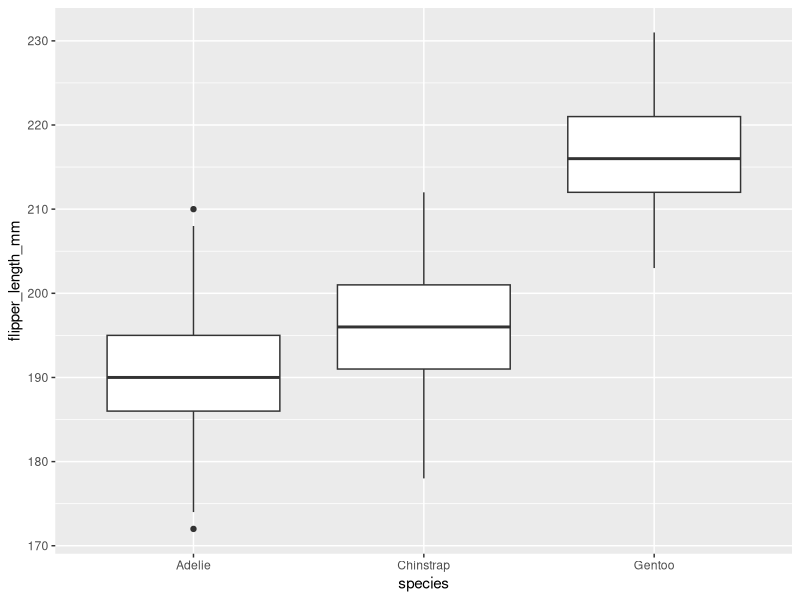
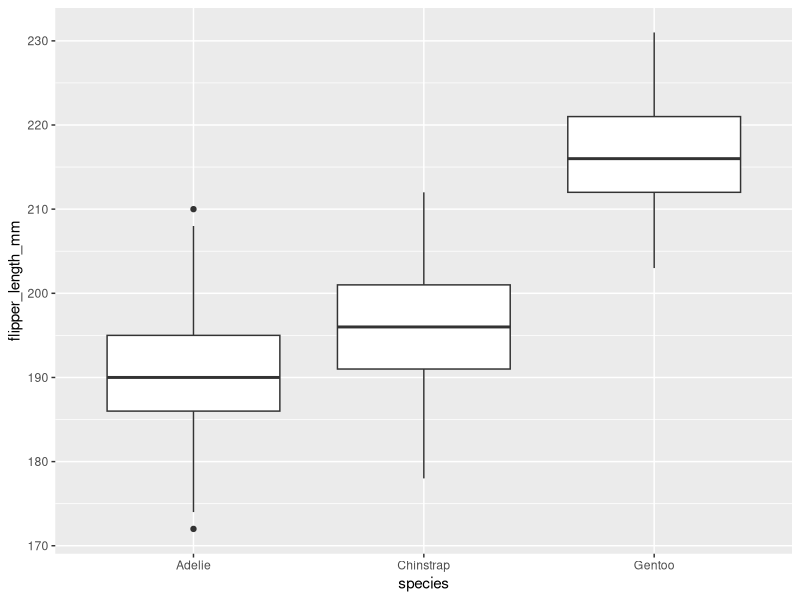

The R source for these figures, in order:
## ---- chunk 1
knitr::opts_chunk$set(echo = TRUE)
## ---- chunk 2
#Load the necessary packages
library(tidyverse)
library(palmerpenguins)
## ---- chunk 3
#This package is a bit different in reading in the data, notice that if you run the variable 'penguins' its already stored and ready to go. To keep track of it however, lets store it using the following line of code
penguins <- penguins
## ---- chunk 4
#The function head() allows you to look at the first 5 rows of your data. Go ahead and run head() on the variable penguins and check out the output.


#Notice that there is more columns than displayed, so you would need to scroll through these to see every name. If your looking for a good way to find all the names of your columns (a very important thing to know when using dplyr), you can simply use the names() fxn on penguins. Go ahead and try this



#Another helpful tip for prepping your data wrangling skills is using the unique() fxn. This fxn allows you to see all the unique outputs for a column, which is helpful if your trying to find specific instances of something in your data set.Try looking at what islands are recorded in our data set. To do this, you need to use the unique function and inside the argument you need to specify the data set (penguins) and use the '$' followed by the column name of interest. The '$' is telling R that you want to pull a subset of the data (islands in this case) from the dataframe (penguins in this case). 

## ---- chunk 5
#Lets try creating a new data frame called adelie. In this data frame utilize the filter() fxn in order to filter down the 'species' column to only include the 'Adelie' penguins. 



#or (this is a second method without using the piping operator, it works well for singular lines of code, however its helpful to pipe things when doing multiple levels of data wrangling.  )



#When you finish, try control/command clicking the variable adelie. This should open a new window in R that allows you to look at the dataset. Notice that only Adelie penguins are kept. 
## ---- chunk 6
#Try creating a new variable called gentoo_dream that only contains observations that feature 'Gentoo'  penguins on the island 'Dream'. Hint: To add another column to filter by, use the '&' operator OR ',' after species == 'Adelie'



## ---- chunk 7
#Say that I wanted to filter out my penguins data set to only include penguins with a bill length of greater than 40 mm, and store this as the variable 'penguins_w_long_bills'. How would I do this?
#Hint: It necessary to know your column name to use the filter fxn, so what function gives us the name of all the columns?

## ---- chunk 8
#Now lets try filtering out the penguins data set to only include chinstrap penguins that have bills less than or equal to 40 mm. Call this variable chinstraps_w_short_bills


## ---- chunk 9
#Lets create a new column in a new df that has the penguins flipper length in meters. Call this new df penguin_flippers


## ---- chunk 10
#You can create multiple columns using a single mutate() fxn simply by using the '&' or ',' operators like with filter. Try making a new df called 'flippers_and_weight' that has two additional rows: the first being the flipper length in meters and the second being the penguins body mass in kg.



## ---- chunk 11
#Create a new data frame called 'penguins_bill_ratio_2008'. For this dataframe only include penguins from 2008, and create a new column called 'bill_ratio' that has the ratio of bill length to bill depth. Hint: ratio means creating a fraction. 


## ---- chunk 12
#Create a new data frame called 'female_penguins_small'. For this data frame keep only female penguins and create a new column for body mass in kg called body_mass_kg, then filter to only include the penguins with mass less than or equal to 3 kg. 



  
## ---- chunk 13
#How would I create a df called 'penguins_years_islands' that only includes the columns for penguin species, the islands they live on, and the years they were observed?


## ---- chunk 14
#Create a new df called 'homeless_penguins' and disclude the island column 


## ---- chunk 15
#Since this ones a bit more indepth lets show an example. If I wanted to create a table showing the mean masses of the penguins in relation to their species I could run the following

penguins %>% 
  group_by(species) %>% 
  summarize(mass_mean = mean(body_mass_g, na.rm = TRUE)) #Note that the na.rm = TRUE just means that missing values in the data set are excluded. 
## ---- chunk 16
#Now, create a table from the dataset penguins that calculates the mean flipper size by the gender of the penguin

## ---- chunk 17
#Design some code that will find which of the islands has the chonckiest (heaviest mean body mass) male penguins!




## ---- chunk 18
#Design some code that will create a new data frame with the following: All of the original columns in the penguins data set are present except for bill length and bill depth. There is a new column called 'observation' that specifies the numerical order of observations (row 1 = observation 1, row 5 = observation 5, etc) Finally this data does NOT include any NA values for the gender of the penguin. 

#Hint! seq(1:n()) can be used as the function to create numeric values associated with row 1 to row n of your data frame

#Hint! NA values can be discluded by using the following fxn: drop_na()


#Notice that there could be gaps in your observation numbers depending on how you wrote your code (ex observation 3 to 5). Why do you think this happened? What could you do to change this? Why might it be important to keep it one way or the other? 
## ---- chunk 19

#Lets do a sample study! I want you to create a data frame that only includes the columns species, bill length, and flipper length. In this new data frame, create 2 new columns that are bill length and flipper length in meters. Now use what you know to answer the following question. What is the mean ratio of bill length to flipper length of Adelie penguins for each of the islands. 


  
## ---- chunk 20
#Lets give an example so that we have a basic structure
ggplot(data = penguins, aes(x = species, y = flipper_length_mm)) +
  geom_boxplot()
#Notice however that we have a message that appears talking about two rows being missing due to 'non-finite values' Usually this is because of NAs being recorded in the columns, so we can use what we know to clean our data up and plot it again. 
penguins_cleaned <- penguins %>% 
  drop_na(species, flipper_length_mm)
#And now plot, notice there is no message this time 
ggplot(data = penguins_cleaned, aes(x = species, y = flipper_length_mm)) +
  geom_boxplot()
## ---- chunk 21
#Create a new data frame called 'penguins_plot'. In this new data frame I want you to create a new column called 'bill_ratio' that takes the ratio of bill length to bill depth. Also make sure to disclude any NAs. Now use your ggplot skills to anwser the following question using a boxplot: Which penguin species has the largerst median size bill ratio? 


#Recall that the line in the middle of the box and whisker plot is the median. 

## ---- chunk 22
#Now lets make a scatter plot only using specific penguins. Create a new data frame called 'chinstrap_comparison' that includes the following specifications: Chinstrap penguins, Males, on Dream island. Now visualize a scatter plot of these male chinstrap penguins where you plot their mass against flipper length. 


